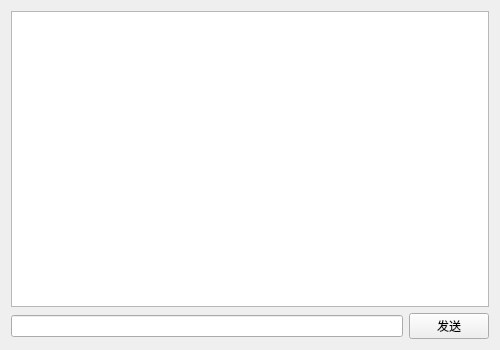
<?xml version="1.0" encoding="UTF-8"?>
<ui version="4.0">
 <class>PrivateChat</class>
 <widget class="QWidget" name="PrivateChat">
  <property name="geometry">
   <rect>
    <x>0</x>
    <y>0</y>
    <width>500</width>
    <height>350</height>
   </rect>
  </property>
  <property name="windowTitle">
   <string>private chat</string>
  </property>
  <layout class="QVBoxLayout" name="verticalLayout">
   <item>
    <widget class="QTextEdit" name="chatTextEdit"/>
   </item>
   <item>
    <layout class="QHBoxLayout" name="horizontalLayout">
     <item>
      <widget class="QLineEdit" name="sendLineEdit"/>
     </item>
     <item>
      <widget class="QPushButton" name="sendBtn">
       <property name="text">
        <string>发送</string>
       </property>
      </widget>
     </item>
    </layout>
   </item>
  </layout>
 </widget>
 <resources/>
 <connections/>
</ui>
